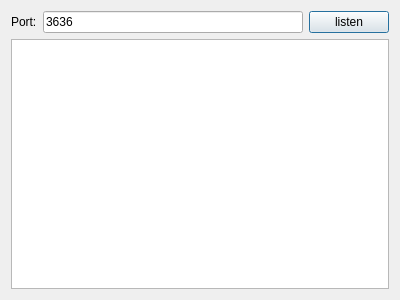
<?xml version="1.0" encoding="UTF-8"?>
<ui version="4.0">
 <class>Tcpserver</class>
 <widget class="QDialog" name="Tcpserver">
  <property name="geometry">
   <rect>
    <x>0</x>
    <y>0</y>
    <width>400</width>
    <height>300</height>
   </rect>
  </property>
  <property name="windowTitle">
   <string>ChatServer</string>
  </property>
  <layout class="QVBoxLayout" name="verticalLayout">
   <item>
    <layout class="QHBoxLayout" name="horizontalLayout">
     <item>
      <widget class="QLabel" name="label">
       <property name="text">
        <string>Port:</string>
       </property>
      </widget>
     </item>
     <item>
      <widget class="QLineEdit" name="port">
       <property name="text">
        <string>3636</string>
       </property>
      </widget>
     </item>
     <item>
      <widget class="QPushButton" name="pb_start">
       <property name="text">
        <string>listen</string>
       </property>
      </widget>
     </item>
    </layout>
   </item>
   <item>
    <widget class="QTextEdit" name="text">
     <property name="readOnly">
      <bool>true</bool>
     </property>
    </widget>
   </item>
  </layout>
 </widget>
 <layoutdefault spacing="6" margin="11"/>
 <resources/>
 <connections/>
</ui>
